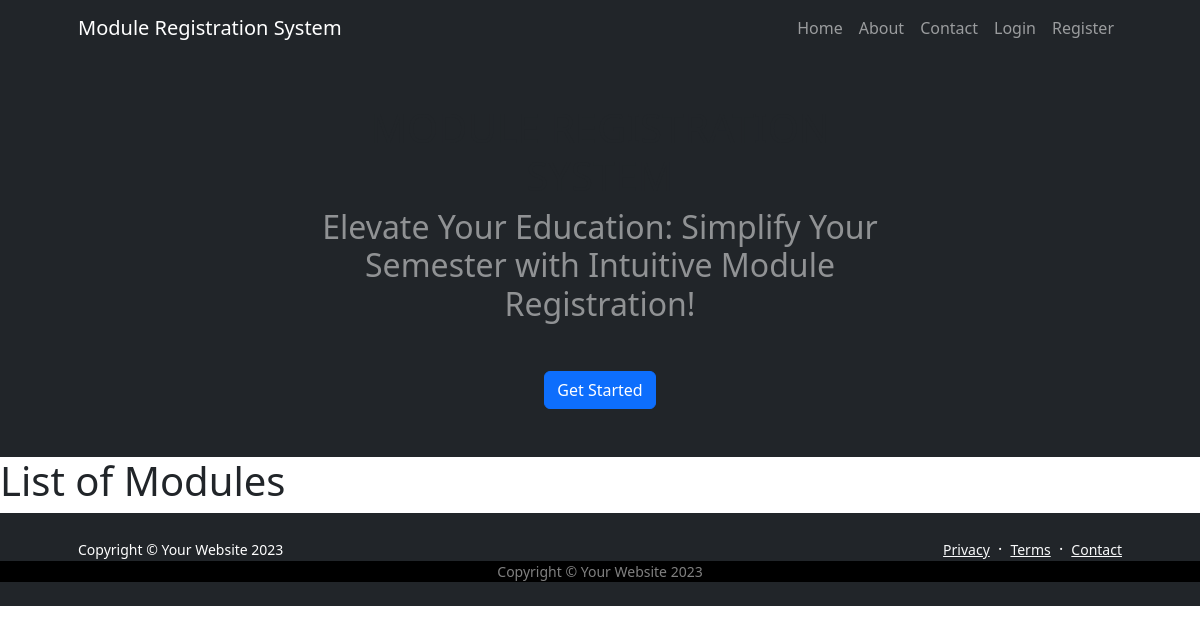
Page /modulelist on the earlier database version.
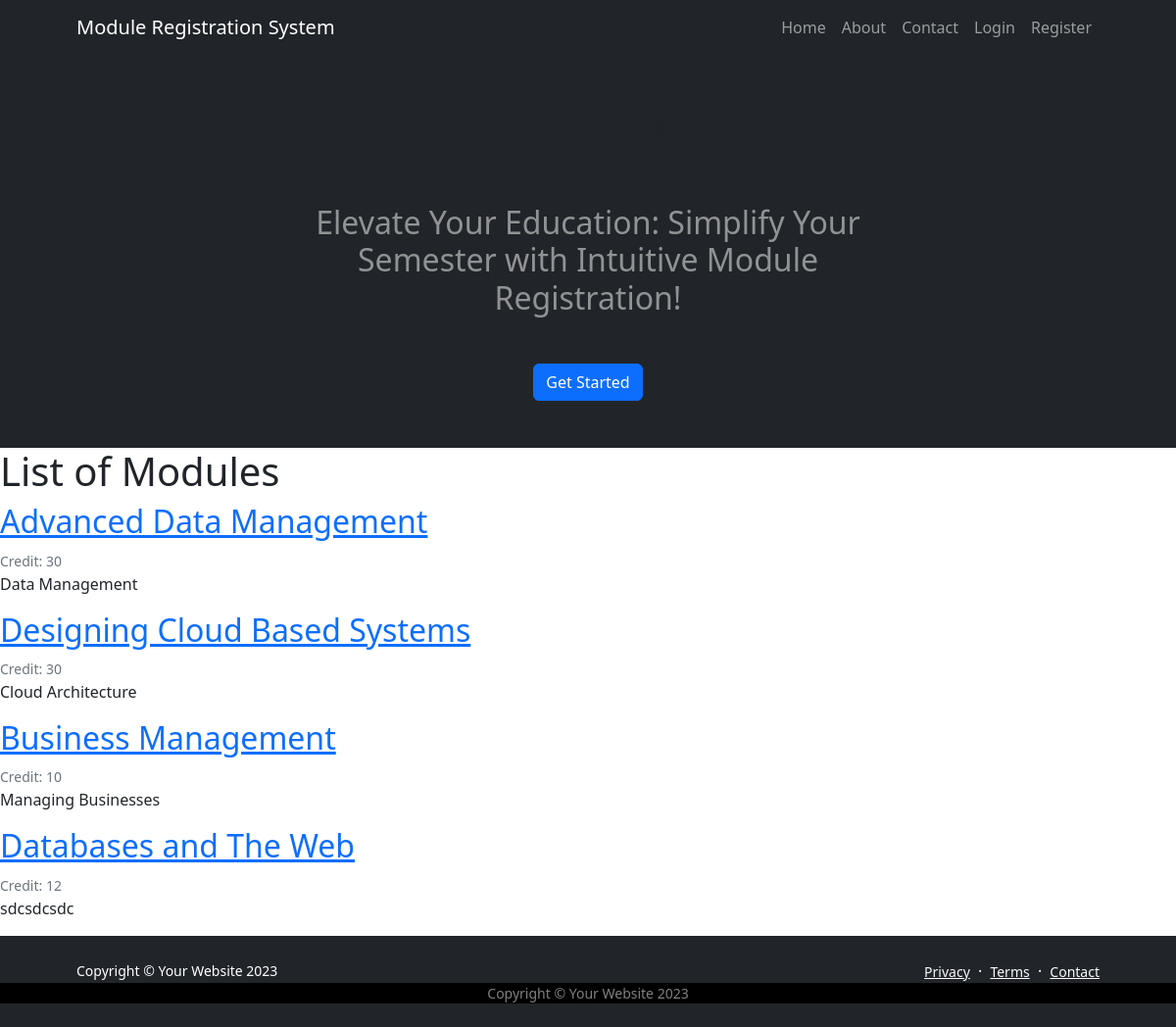
Same page on the later database version.
### itreporting/models.py (models this page shows, shortened)
class Module(models.Model):
    name = models.TextField(max_length = 100)
    code = models.CharField(max_length = 5)
    credit = models.CharField(max_length = 5)
    category = models.CharField(max_length = 100, choices = [('Humanities', 'Humanities'),
                                                            ('Social Sciences', 'Social Sciences'),
                                                            ('Natural Sciences', 'Natural Sciences'),
                                                            ('Mathematics and Satistics', 'Mathematics and Statistics'),
                                                            ('Computer Science and Information Technology', 'Computer Science and Information Technology'),
                                                            ('Engineering', 'Engineering'),
                                                            ('Health Sciences', 'Health Sciences'),
                                                            ('Business and Economics', 'Business and Economics'),
                                                            ('Fine Arts', 'Fine Arts'),
                                                            ('Law', 'Law'),
                                                            ('Languages and Linguistics', 'Languages and Linguistics'),
                                                            ('Architecture', 'Architecture')])
    description = models.TextField()
    availability = models.CharField(max_length = 100, choices = [('Open', 'Open'), ('Closed', 'Closed')])
    def __str__(self):
        return f'{self.name}'

### itreporting/views.py (the view)
# urls.py: path('modulelist', views.modulelist, name='modules'),
def modulelist(request):
    daily_module = {'modules': Module.objects.all(), 'title': 'Modules Registered'}
    return render(request, 'itreporting/modules.html', daily_module)

### itreporting/templates/itreporting/modules.html
{% extends "itreporting/base.html" %}
{% block content %}
<body>
    <h1>List of {{ Course }} Modules</h1>
    {% for module in modules %}
        <article class="media content-section">
            <div class="media-body">
                <h2><a class="article-title" href="{% url 'itreporting:module' module.id %}">{{ module }}</a></h2>
                <small class="text-muted">Credit: {{ module.credit }}</small>
                <p class="article-content">{{ module.description }}</p>
            </div>
        </article>
    {% endfor %}
</body>
{% endblock content %}

### itreporting/templates/itreporting/base.html (shortened to what this page needs)
{% load static %}
<!DOCTYPE html>
<html lang="en">
    <head>
        <link href="https://cdn.jsdelivr.net/npm/bootstrap-icons@1.5.0/font/bootstrap-icons.css" rel="stylesheet" />
        <link href="{% static 'css/styles.css' %}" rel="stylesheet" />
    </head>
    <body class="d-flex flex-column h-100">
        <main class="flex-shrink-0">
            <nav class="navbar navbar-expand-lg navbar-dark bg-dark">
                <div class="container px-5">
                    <a class="navbar-brand" href="{% url 'itreporting:home' %}">Module Registration System</a>
                        <div class="collapse navbar-collapse" id="navbarSupportedContent">
                            <ul class="navbar-nav ms-auto mb-2 mb-lg-0">
                                <div class="navbar-nav mr-auto">
                                    <a class="nav-item nav-link" href="{% url 'itreporting:home' %}">Home</a>
                                    <a class="nav-item nav-link" href="{% url 'itreporting:about' %}">About</a>
                                    <a class="nav-item nav-link" href="{% url 'itreporting:contact' %}">Contact</a>
                                    {% if user.is_authenticated %}
                                    <a class="nav-item nav-link" href="{% url 'profile' %}">Profile</a>
                                    <a class="nav-item nav-link" href="{% url 'logout' %}">Logout</a>
                                    {% else %}
                                    <a class="nav-item nav-link" href="{% url 'login' %}">Login</a>
                                    <a class="nav-item nav-link" href="{% url 'register'%}">Register</a>
                                    {% endif %}
                                </div>
                                </div>
                            </div>
                        </nav>
            <header class="bg-dark py-5" >
                <div class="container px-5" >
                    <div class="row gx-5 align-items-center justify-content-center" >
                        <div class="col-lg-8 col-xl-7 col-xxl-6">
                            <div class="text-center">
                                <h1 class="mx-auto my-0 text-uppercase">Module Registration System</h1>
                                <h2 class="text-white-50 mx-auto mt-2 mb-5">Elevate Your Education: Simplify Your Semester with Intuitive Module Registration!</h2>
                                <a class="btn btn-primary" href="{% url 'register'%}">Get Started</a>
                            </div>
                        </div>
                    </div>
                </div>
            </header>
        <div class="row">
            <div class="col-md-8">
                {% block content %}{% endblock %}
            </div>
            <footer class="bg-dark py-4 mt-auto">
                <div class="container px-5">
                    <div class="row align-items-center justify-content-between flex-column flex-sm-row">
                        <div class="col-auto"><div class="small m-0 text-white">Copyright &copy; Your Website 2023</div></div>
                        <div class="col-auto">
                            <a class="link-light small" href="#!">Privacy</a>
                            <span class="text-white mx-1">&middot;</span>
                            <a class="link-light small" href="#!">Terms</a>
                            <span class="text-white mx-1">&middot;</span>
                            <a class="link-light small" href="#!">Contact</a>
                        </div>
                    </div>
                </div>
<footer class="footer bg-black small text-center text-white-50"><div class="container px-4 px-lg-5">Copyright &copy; Your Website 2023</div></footer>
</body>
</html>

Differences in the rows shown:
added Module: name "Advanced Data Management", credit "30", description "Data Management"
added Module: name "Designing Cloud Based Systems", credit "30", description "Cloud Architecture"
added Module: name "Business Management", credit "10", description "Managing Businesses"
added Module: name "Databases and The Web", credit "12", description "sdcsdcsdc"
